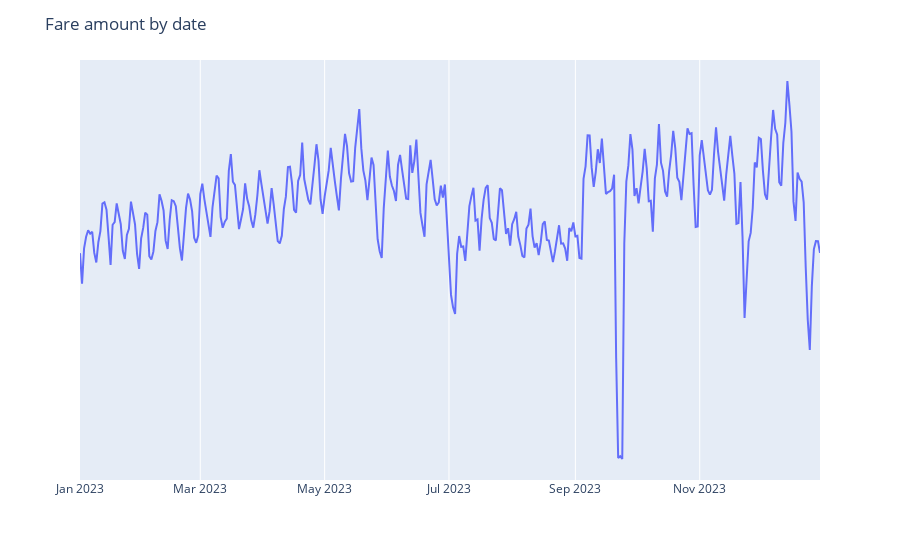

Here is the notebook cell this chart was saved with:
### Markdown cell above
## Fare amount distribution

### Code cell
fig = px.line(x = df.index, y = df['fare_amount'])

fig.update_layout(title = 'Fare amount by date')
fig.update_yaxes(visible = False)
fig.update_xaxes(title = '')

fig.show()

### Figure 1 — Plotly figure (JSON) as saved in the notebook; plotly's stock layout.template omitted (floating-point values rounded to 4 significant figures; data arrays with more than 128 entries replaced by an {"elided": "..."} marker saying what was removed)
{"data": [{"hovertemplate": "x=%{x}<br>y=%{y}<extra></extra>", "legendgroup": "", "line": {"color": "#636efa", "dash": "solid"}, "marker": {"symbol": "circle"}, "mode": "lines", "name": "", "orientation": "v", "showlegend": false, "type": "scatter", "x": {"elided": "364 str values"}, "xaxis": "x", "y": {"elided": "364 float values"}, "yaxis": "y"}], "layout": {"legend": {"tracegroupgap": 0}, "margin": {"t": 60}, "title": {"text": "Fare amount by date"}, "xaxis": {"anchor": "y", "domain": [0, 1], "title": {"text": ""}}, "yaxis": {"anchor": "x", "domain": [0, 1], "title": {"text": "y"}, "visible": false}}}
